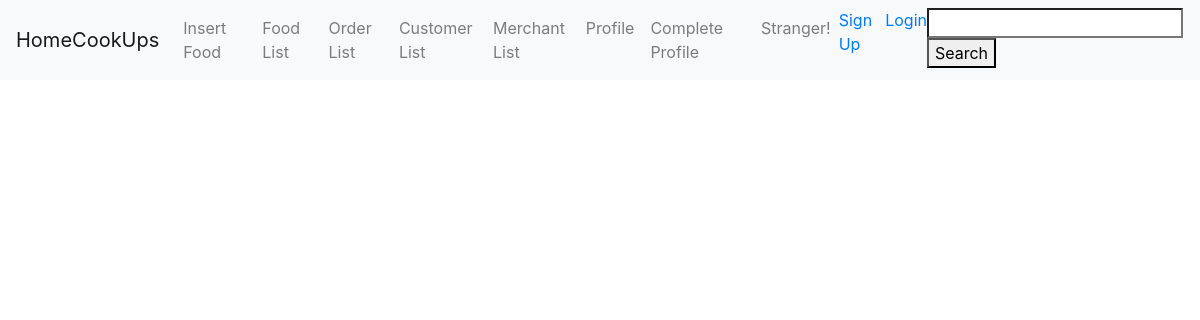
The page /Bill/ on the database as committed earlier.
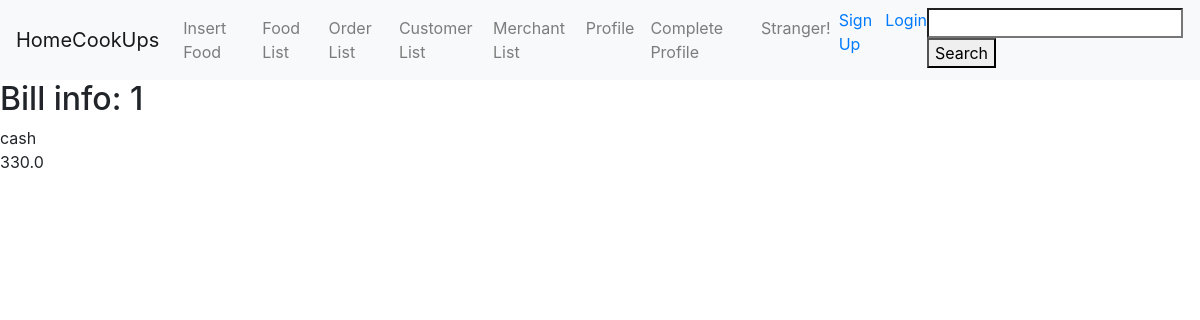
The same page on the database as committed later.
### BillManagement/models.py (models this page shows, shortened)
class Bill(models.Model):
    Payment_Type = models.CharField(max_length=100)
    Total_Price = models.FloatField(max_length=200)
    order = models.ForeignKey(Order, on_delete=models.SET_NULL, null=True)
    customer = models.ForeignKey(Customer, on_delete=models.SET_NULL, null=True)

### BillManagement/views.py (the view)
# urls.py: path('Bill/', bill_views.showBills, name='Bill'),
def showBills(request):
    billList = Bill.objects.all()
    context = {
        'Bill': billList
    }
    return render(request,'BillManagement/BillList.html', context)

### templates/BillManagement/BillList.html
{% extends 'merchant_base.html' %}
{% block content %}
    {% for b in Bill %}
        <h2>Bill info:  {{ b.id }} </h2>
        {{ b.Payment_Type }} <br>
        {{ b.Total_Price}} <br>
    {% endfor %}
{% endblock content %}

Rows that differ between the two databases and show on the page:
added Bill: id "1", Payment_Type "cash", Total_Price "330.0"
